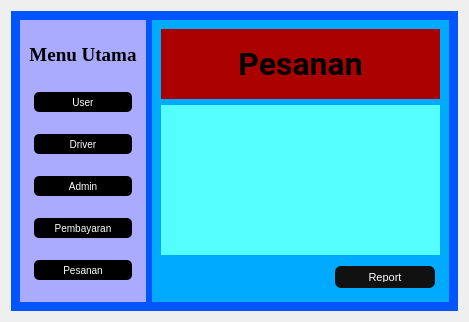
<?xml version="1.0" encoding="UTF-8"?>
<ui version="4.0">
 
 
 <class>Form</class>
 
 
 <widget class="QWidget" name="Form">
  
  
  <property name="geometry">
   
   
   <rect>
    
    
    <x>0</x>
    
    
    <y>0</y>
    
    
    <width>469</width>
    
    
    <height>300</height>
    
   
   </rect>
   
  
  </property>
  
  
  <property name="windowTitle">
   
   
   <string>Form</string>
   
  
  </property>
  
  
  <layout class="QGridLayout" name="gridLayout">
   
   
   <item row="0" column="0">
    
    
    <widget class="QWidget" name="widget" native="true">
     
     
     <property name="styleSheet">
      
      
      <string notr="true">background-color: rgb(0, 85, 255);</string>
      
     
     </property>
     
     
     <layout class="QHBoxLayout" name="horizontalLayout_2">
      
      
      <item>
       
       
       <widget class="QWidget" name="widget_2" native="true">
        
        
        <property name="sizePolicy">
         <sizepolicy hsizetype="Fixed" vsizetype="Expanding">
          <horstretch>0</horstretch>
          <verstretch>0</verstretch>
         </sizepolicy>
        </property>
        <property name="minimumSize">
         
         
         <size>
          
          
          <width>120</width>
          
          
          <height>0</height>
          
         
         </size>
         
        
        </property>
        
        
        <property name="styleSheet">
         
         
         <string notr="true">background-color: rgb(170, 170, 255);</string>
         
        
        </property>
        
        
        <layout class="QVBoxLayout" name="verticalLayout_2">
         
         
         <item>
          
          
          <widget class="QLabel" name="label_2">
           
           
           <property name="minimumSize">
            
            
            <size>
             
             
             <width>0</width>
             
             
             <height>40</height>
             
            
            </size>
            
           
           </property>
           
           
           <property name="maximumSize">
            
            
            <size>
             
             
             <width>16777215</width>
             
             
             <height>40</height>
             
            
            </size>
            
           
           </property>
           
           
           <property name="font">
            
            
            <font>
             
             
             <family>Times New Roman</family>
             
             
             <pointsize>14</pointsize>
             
             
             <weight>75</weight>
             
             
             <bold>true</bold>
             
            
            </font>
            
           
           </property>
           
           
           <property name="text">
            
            
            <string>Menu Utama</string>
            
           
           </property>
           
           
           <property name="alignment">
            
            
            <set>Qt::AlignCenter</set>
            
           
           </property>
           
          
          </widget>
          
         
         </item>
         
         
         <item>
          
          
          <widget class="QPushButton" name="btnUser">
           
           
           <property name="minimumSize">
            
            
            <size>
             
             
             <width>0</width>
             
             
             <height>20</height>
             
            
            </size>
            
           
           </property>
           
           
           <property name="maximumSize">
            
            
            <size>
             
             
             <width>16777215</width>
             
             
             <height>30</height>
             
            
            </size>
            
           
           </property>
           
           
           <property name="styleSheet">
            
            
            <string notr="true">QPushButton{
	text-align: center;
	margin: 5px;
	border-radius:5px;
	font-size: 10px;
	background-color: black;
	color: white;
}

QPushButton:hover{
	background-color:#3498db;
}
QPushButton:pressed{
	background-color:#2380b9;
}</string>
            
           
           </property>
           
           
           <property name="text">
            
            
            <string>User</string>
            
           
           </property>
           
          
          </widget>
          
         
         </item>
         
         
         <item>
          
          
          <widget class="QPushButton" name="btnDriver">
           
           
           <property name="minimumSize">
            
            
            <size>
             
             
             <width>0</width>
             
             
             <height>20</height>
             
            
            </size>
            
           
           </property>
           
           
           <property name="maximumSize">
            
            
            <size>
             
             
             <width>16777215</width>
             
             
             <height>30</height>
             
            
            </size>
            
           
           </property>
           
           
           <property name="styleSheet">
            
            
            <string notr="true">QPushButton{
	text-align: center;
	margin: 5px;
	border-radius:5px;
	font-size: 10px;
	background-color: black;
	color: white;
}

QPushButton:hover{
	background-color:#3498db;
}
QPushButton:pressed{
	background-color:#2380b9;
}</string>
            
           
           </property>
           
           
           <property name="text">
            
            
            <string>Driver</string>
            
           
           </property>
           
          
          </widget>
          
         
         </item>
         
         
         <item>
          
          
          <widget class="QPushButton" name="btnAdmin">
           
           
           <property name="minimumSize">
            
            
            <size>
             
             
             <width>0</width>
             
             
             <height>20</height>
             
            
            </size>
            
           
           </property>
           
           
           <property name="maximumSize">
            
            
            <size>
             
             
             <width>16777215</width>
             
             
             <height>30</height>
             
            
            </size>
            
           
           </property>
           
           
           <property name="styleSheet">
            
            
            <string notr="true">QPushButton{
	text-align: center;
	margin: 5px;
	border-radius:5px;
	font-size: 10px;
	background-color: black;
	color: white;
}

QPushButton:hover{
	background-color:#3498db;
}
QPushButton:pressed{
	background-color:#2380b9;
}</string>
            
           
           </property>
           
           
           <property name="text">
            
            
            <string>Admin</string>
            
           
           </property>
           
          
          </widget>
          
         
         </item>
         
         
         <item>
          
          
          <widget class="QPushButton" name="btnPembayaran">
           
           
           <property name="minimumSize">
            
            
            <size>
             
             
             <width>0</width>
             
             
             <height>20</height>
             
            
            </size>
            
           
           </property>
           
           
           <property name="maximumSize">
            
            
            <size>
             
             
             <width>16777215</width>
             
             
             <height>30</height>
             
            
            </size>
            
           
           </property>
           
           
           <property name="styleSheet">
            
            
            <string notr="true">QPushButton{
	text-align: center;
	margin: 5px;
	border-radius:5px;
	font-size: 10px;
	background-color: black;
	color: white;
}

QPushButton:hover{
	background-color:#3498db;
}
QPushButton:pressed{
	background-color:#2380b9;
}</string>
            
           
           </property>
           
           
           <property name="text">
            
            
            <string>Pembayaran</string>
            
           
           </property>
           
          
          </widget>
          
         
         </item>
         
         
         <item>
          
          
          <widget class="QPushButton" name="btnPesanan">
           
           
           <property name="minimumSize">
            
            
            <size>
             
             
             <width>0</width>
             
             
             <height>20</height>
             
            
            </size>
            
           
           </property>
           
           
           <property name="maximumSize">
            
            
            <size>
             
             
             <width>16777215</width>
             
             
             <height>30</height>
             
            
            </size>
            
           
           </property>
           
           
           <property name="styleSheet">
            
            
            <string notr="true">QPushButton{
	text-align: center;
	margin: 5px;
	border-radius:5px;
	font-size: 10px;
	background-color: black;
	color: white;
}

QPushButton:hover{
	background-color:#3498db;
}
QPushButton:pressed{
	background-color:#2380b9;
}</string>
            
           
           </property>
           
           
           <property name="text">
            
            
            <string>Pesanan</string>
            
           
           </property>
           
          
          </widget>
          
         
         </item>
         
        
        </layout>
        
       
        <property name="maximumSize">
         <size>
          <width>160</width>
          <height>16777215</height>
         </size>
        </property>
       </widget>
       
      
      </item>
      
      
      <item>
       
       
       <widget class="QWidget" name="widget_3" native="true">
        
        
        <property name="sizePolicy">
         <sizepolicy hsizetype="Expanding" vsizetype="Expanding">
          <horstretch>0</horstretch>
          <verstretch>0</verstretch>
         </sizepolicy>
        </property>
        <property name="minimumSize">
         
         
         <size>
          
          
          <width>0</width>
          
          
          <height>0</height>
          
         
         </size>
         
        
        </property>
        
        
        <property name="styleSheet">
         
         
         <string notr="true">background-color: rgb(0, 170, 255);</string>
         
        
        </property>
        
        
        <layout class="QVBoxLayout" name="verticalLayout">
         
         
         <item>
          
          
          <widget class="QWidget" name="widget_4" native="true">
           
           
           <property name="minimumSize">
            
            
            <size>
             
             
             <width>0</width>
             
             
             <height>70</height>
             
            
            </size>
            
           
           </property>
           
           
           <property name="maximumSize">
            
            
            <size>
             
             
             <width>16777215</width>
             
             
             <height>70</height>
             
            
            </size>
            
           
           </property>
           
           
           <property name="styleSheet">
            
            
            <string notr="true">background-color: rgb(170, 0, 0);</string>
            
           
           </property>
           
           
           <layout class="QHBoxLayout" name="horizontalLayout_3">
            
            
            <item>
             
             
             <widget class="QLabel" name="label">
              
              
              <property name="minimumSize">
               
               
               <size>
                
                
                <width>0</width>
                
                
                <height>50</height>
                
               
               </size>
               
              
              </property>
              
              
              <property name="maximumSize">
               
               
               <size>
                
                
                <width>16777215</width>
                
                
                <height>70</height>
                
               
               </size>
               
              
              </property>
              
              
              <property name="font">
               
               
               <font>
                
                
                <family>Roboto</family>
                
                
                <pointsize>24</pointsize>
                
                
                <weight>75</weight>
                
                
                <bold>true</bold>
                
               
               </font>
               
              
              </property>
              
              
              <property name="mouseTracking">
               
               
               <bool>false</bool>
               
              
              </property>
              
              
              <property name="text">
               
               
               <string>Pesanan</string>
               
              
              </property>
              
              
              <property name="alignment">
               
               
               <set>Qt::AlignCenter</set>
               
              
              </property>
              
             
             </widget>
             
            
            </item>
            
           
           </layout>
           
          
          </widget>
          
         
         </item>
         
         
         <item>
          
          
          <widget class="QWidget" name="widget_5" native="true">
           
           
           <property name="sizePolicy">
            <sizepolicy hsizetype="Expanding" vsizetype="Expanding">
             <horstretch>0</horstretch>
             <verstretch>0</verstretch>
            </sizepolicy>
           </property>
           <property name="minimumSize">
            
            
            <size>
             
             
             <width>0</width>
             
             
             <height>150</height>
             
            
            </size>
            
           
           </property>
           
           
           <property name="styleSheet">
            
            
            <string notr="true">background-color: rgb(85, 255, 255);</string>
            
           
           </property>
           
           
           <layout class="QHBoxLayout" name="horizontalLayout"/>
           
          
          </widget>
          
         
         </item>
         
        
         <item>
          <layout class="QHBoxLayout" name="horizontalLayout_report">
           <item>
            <spacer name="horizontalSpacer_report">
             <property name="orientation">
              <enum>Qt::Horizontal</enum>
             </property>
             <property name="sizeHint" stdset="0">
              <size>
               <width>40</width>
               <height>20</height>
              </size>
             </property>
            </spacer>
           </item>
           <item>
            <widget class="QPushButton" name="btnReport">
             <property name="minimumSize">
              <size>
               <width>110</width>
               <height>32</height>
              </size>
             </property>
             <property name="styleSheet">
              <string notr="true">QPushButton{
    text-align: center;
    margin: 5px;
    border-radius: 6px;
    font-size: 11px;
    background-color: #111;
    color: white;
    padding: 6px 12px;
}
QPushButton:hover{ background-color:#3498db; }
QPushButton:pressed{ background-color:#2380b9; }</string>
             </property>
             <property name="text">
              <string>Report</string>
             </property>
            </widget>
           </item>
          </layout>
         </item>
        </layout>
        
       
       </widget>
       
      
      </item>
      
     
     </layout>
     
    
    </widget>
    
   
   </item>
   
  
  </layout>
  
 
 </widget>
 
 
 <resources/>
 
 
 <connections/>
 

</ui>
